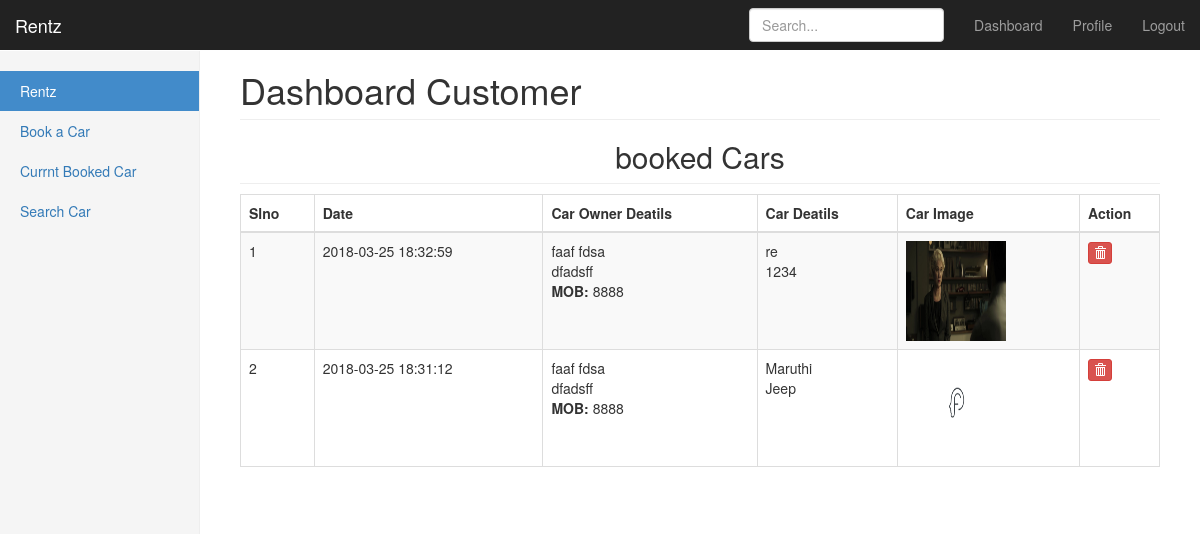
Page /customer/c.index.php?d=5 (signed in) on the committed database.
### tables this page shows
CREATE TABLE IF NOT EXISTS `tbl_booking` (
  `book_id` int(11) NOT NULL AUTO_INCREMENT,
  `cars_id` int(11) NOT NULL,
  `cust_id` varchar(256) NOT NULL,
  `book_date` timestamp NOT NULL DEFAULT CURRENT_TIMESTAMP,
  `comments` text NOT NULL,
  `status` int(11) NOT NULL,
  PRIMARY KEY (`book_id`),
  KEY `cars_id` (`cars_id`),
  KEY `cust_id` (`cust_id`)
);

CREATE TABLE IF NOT EXISTS `tbl_user` (
  `id` int(11) NOT NULL AUTO_INCREMENT,
  `category` int(11) NOT NULL,
  `firstname` varchar(256) NOT NULL,
  `lastname` varchar(256) NOT NULL,
  `address` text NOT NULL,
  `mobno` varchar(256) NOT NULL,
  `licenceno` varchar(256) NOT NULL,
  `licencephoto` varchar(256) NOT NULL,
  `idphoto` varchar(256) NOT NULL,
  `password` varchar(256) NOT NULL,
  `status` int(11) NOT NULL,
  PRIMARY KEY (`id`),
  UNIQUE KEY `licenceno_2` (`licenceno`),
  KEY `licenceno` (`licenceno`),
  KEY `licenceno_3` (`licenceno`)
);

CREATE TABLE IF NOT EXISTS `tbl_cars` (
  `id` int(11) NOT NULL AUTO_INCREMENT,
  `car_pro_id` varchar(250) NOT NULL,
  `car_company_name` varchar(256) NOT NULL,
  `car_rcbook` varchar(256) NOT NULL,
  `car_model` varchar(256) NOT NULL,
  `car_colour` varchar(100) NOT NULL,
  `car_model_year` varchar(100) NOT NULL,
  `car_seat_capacity` int(11) NOT NULL,
  `car_catagory` varchar(100) NOT NULL,
  `car_policy_expdate` varchar(100) NOT NULL,
  `car_image` varchar(256) NOT NULL,
  `car_ac` tinyint(1) NOT NULL,
  `car_at` tinyint(1) NOT NULL,
  `car_music` tinyint(1) NOT NULL,
  `car_regno` varchar(256) NOT NULL,
  `car_milage` int(11) NOT NULL,
  `car_sts` int(11) NOT NULL,
  `car_charge` int(11) NOT NULL,
  PRIMARY KEY (`id`),
  KEY `car_pro_id` (`car_pro_id`)
);

### config.php (called while the page is built, shortened)
<?php
$connection = mysqli_connect('localhost', 'root', '');
$select_db = mysqli_select_db($connection, 'rentz');
?>

### data/data_functions.php (called while the page is built, shortened)
<?php
include_once('../config.php');
function get_single_cars($cnm)
{
	include('../config.php');
	$sql="SELECT * FROM `tbl_cars` WHERE `id`='$cnm'";
	$result=mysqli_query($connection,$sql);
	while($row=mysqli_fetch_array($result))
	{
		$typ=array();
		$typ['id']=$row['id'];
		$typ['car_ac']=stripslashes($row['car_ac']);
		$typ['car_at']=stripslashes($row['car_at']);
		$typ['car_catagory']=stripslashes($row['car_catagory']);
		$typ['car_charge']=stripslashes($row['car_charge']);
		$typ['car_colour']=stripslashes($row['car_colour']);
		$typ['car_company_name']=stripslashes($row['car_company_name']);
		$typ['car_image']=stripslashes($row['car_image']);
		$typ['car_milage']=stripslashes($row['car_milage']);
		$typ['car_model']=stripslashes($row['car_model']);
		$typ['car_model_year']=stripslashes($row['car_model_year']);
		$typ['car_music']=stripslashes($row['car_music']);
		$typ['car_policy_expdate']=stripslashes($row['car_policy_expdate']);
		$typ['car_pro_id']=stripslashes($row['car_pro_id']);
		$typ['car_rcbook']=stripslashes($row['car_rcbook']);
		$typ['car_regno']=stripslashes($row['car_regno']);
		$typ['car_seat_capacity']=stripslashes($row['car_seat_capacity']);
		$typ['car_sts']=stripslashes($row['car_sts']);
	}
	return $typ;
}
function get_single_user_by_lic($cnm)
{
	$sql="SELECT * FROM `tbl_user` WHERE `licenceno`='$cnm'";
	$result=mysqli_query( $GLOBALS['connection'],$sql);
	while($row=mysqli_fetch_array($result))
	{
		$typ=array();
		$typ['id']=$row['id'];
		$typ['licenceno']=stripslashes($row['licenceno']);
		$typ['address']=stripslashes($row['address']);
		$typ['category']=stripslashes($row['category']);
		$typ['firstname']=stripslashes($row['firstname']);
		$typ['idphoto']=stripslashes($row['idphoto']);
		$typ['lastname']=stripslashes($row['lastname']);
		$typ['licencephoto']=stripslashes($row['licencephoto']);
		$typ['mobno']=stripslashes($row['mobno']);
	}
	return $typ;
}
function get_all_booked_cars($cid)
{	include('../config.php');
	$a=0;
	$typ=array();
	$sql="SELECT * FROM `tbl_booking` WHERE `cust_id`='$cid'ORDER BY `book_id` DESC";
	$result=mysqli_query($connection,$sql);
	while($row=mysqli_fetch_array($result))
	{
		$typ[$a]=array();
		$typ[$a]['book_id']=$row['book_id'];
		$typ[$a]['book_date']=stripslashes($row['book_date']);
		$typ[$a]['cars_id']=stripslashes($row['cars_id']);
		$typ[$a]['comments']=stripslashes($row['comments']);
		$typ[$a]['cust_id']=stripslashes($row['cust_id']);
		$typ[$a]['status']=stripslashes($row['status']);
	$a++;
	}
	return $typ;
}
?>

### customer/view_customer_booked_car.php (the view)
<?php
$UNM= $_SESSION['username'];
include('../data/data_functions.php');
$pgs= get_all_booked_cars($UNM);
$pCnt=count($pgs);
?>
<table id="example1" class="table table-bordered table-striped">
    <thead>
      <tr>
        <th>Slno</th>
        <th>Date</th>
        <th>Car Owner Deatils</th>
        <th>Car Deatils</th>
        <th>Car Image</th>
        <th>Action</th>
      </tr>
    </thead>
    <tbody>
   <?php  for($a=0;$a<$pCnt;$a++){?>
      <tr>
      	<td class="center"><?php echo $a+1; ?></td>
        <td><?php echo $pgs[$a]['book_date']; ?></td>
        <td><?php $cars=get_single_cars($pgs[$a]['cars_id']); $prov=get_single_user_by_lic($cars['car_pro_id']);echo $prov['firstname']; echo "   ";echo $prov['lastname']; echo "<br>"; echo $prov['address'];echo "<br>";echo "<b>MOB:</b> " .$prov['mobno'];  ?></td>
         <td><?php echo $cars['car_company_name']; echo "<br>".$cars['car_model']; ?></td>
        <td class="center"> <img src="../<?php echo $cars['car_image']; ?>" width="100" height="100" alt="Loading...."></td>
        <td class="center" style="width:80px;">
        <a class="btn btn-danger btn-xs" href="delete_car.php?id=<?php echo $pgs[$a]['book_date']; ?>"><i class="glyphicon glyphicon-trash"></i></a>
		</td>
      </tr>
      <?php }?>
	</tbody>
</table>

### customer/dashboard.css (style rules this page uses)
body { padding-top: 50px; }

### rows in the picture
tbl_booking: book_date "2018-03-25 18:32:59"
tbl_user: firstname "faaf", lastname "fdsa", address "dfadsff", mobno "8888"
tbl_cars: car_company_name "re", car_model "1234", car_image (picture)
tbl_booking: book_date "2018-03-25 18:31:12"
tbl_cars: car_company_name "Maruthi", car_model "Jeep", car_image (picture)
